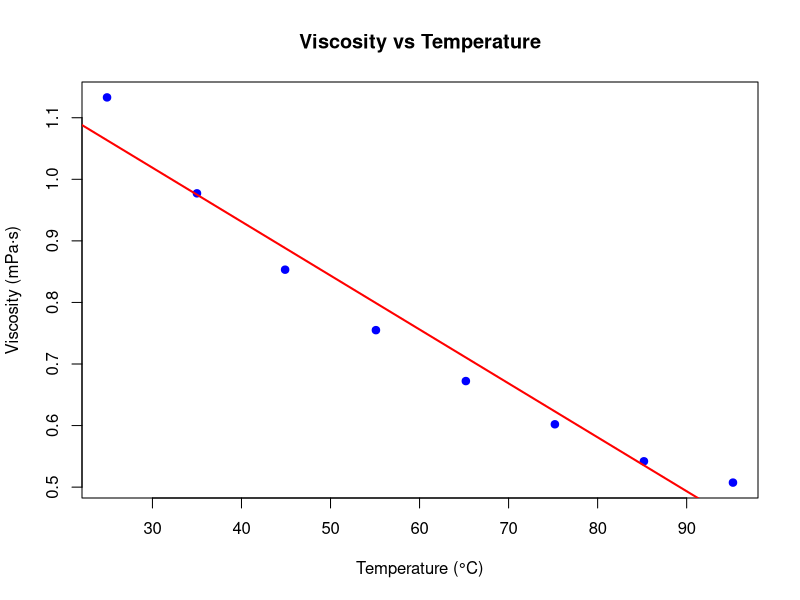
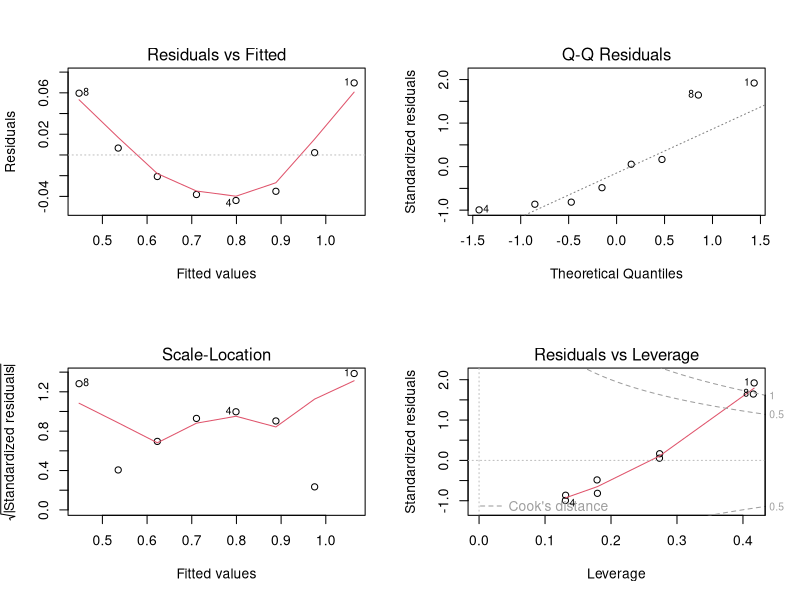
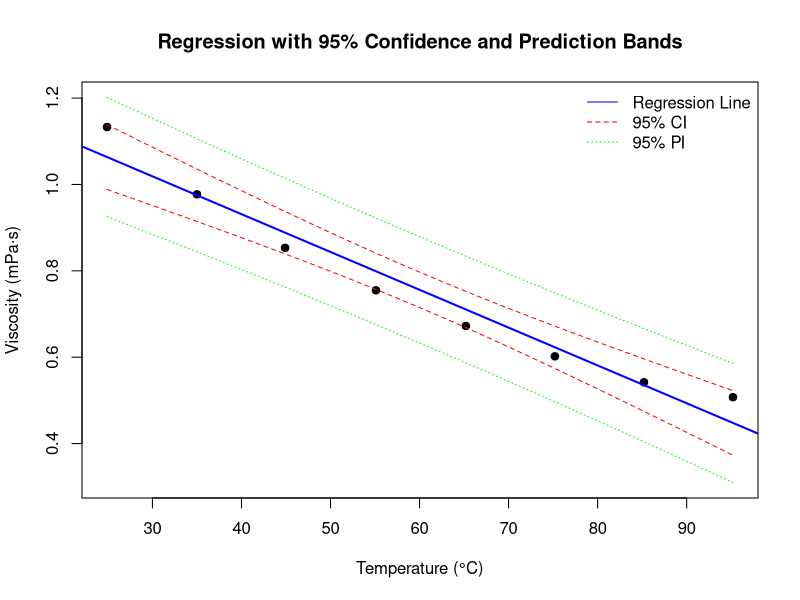

Reproduce these figures in R, in order.
# ===============================================================
# Byers & Williams (1987) - Temperature vs Viscosity
# ===============================================================

# set up the data
temperature <- c(24.9, 35.0, 44.9, 55.1, 65.2, 75.2, 85.2, 95.2)
viscosity <- c(1.1330, 0.9772, 0.8532, 0.7550, 0.6723, 0.6021, 0.5420, 0.5074)
data <- data.frame(temperature, viscosity)

# ===============================================================
# a. Fit the simple linear regression model (prediction equation)
# ===============================================================

visc.lm <- lm(viscosity ~ temperature, data = data)
summary(visc.lm)   # shows slope, intercept, R^2, p-values

# scatter plot with regression line
plot(viscosity ~ temperature, data = data, pch = 19, col = "blue",
     main = "Viscosity vs Temperature",
     xlab = "Temperature (°C)", ylab = "Viscosity (mPa·s)")
abline(visc.lm, col = "red", lwd = 2)

# ===============================================================
# b. Perform a complete analysis of the model
#    - check model significance, fit, and assumptions
# ===============================================================

anova(visc.lm)       # F-test for regression significance
rstudent(visc.lm)    # externally studentized residuals

# residual diagnostics plots
par(mfrow = c(2,2))
plot(visc.lm)         # residuals vs fitted, QQ plot, etc.
par(mfrow = c(1,1))

# correlation of residuals with fitted values
cor(resid(visc.lm), fitted(visc.lm))

# ===============================================================
# c. Calculate and plot the 95% confidence and prediction bands
# ===============================================================

# create smooth sequence of x-values
new_temp <- data.frame(temperature = seq(min(data$temperature), max(data$temperature), length.out = 100))

# predict mean (confidence) and new obs (prediction)
conf_band <- predict(visc.lm, newdata = new_temp, interval = "confidence", level = 0.95)
pred_band <- predict(visc.lm, newdata = new_temp, interval = "prediction", level = 0.95)

# plot with both bands
plot(data$temperature, data$viscosity, pch = 19,
     xlab = "Temperature (°C)", ylab = "Viscosity (mPa·s)",
     ylim = range(c(data$viscosity, pred_band)), # ensures full range visible
     main = "Regression with 95% Confidence and Prediction Bands")
abline(visc.lm, col = "blue", lwd = 2)

# add confidence band (red dashed)
lines(new_temp$temperature, conf_band[,2], col = "red", lty = 2)
lines(new_temp$temperature, conf_band[,3], col = "red", lty = 2)

# add prediction band (green dotted)
lines(new_temp$temperature, pred_band[,2], col = "green", lty = 3)
lines(new_temp$temperature, pred_band[,3], col = "green", lty = 3)

legend("topright", legend = c("Regression Line","95% CI","95% PI"),
       col = c("blue","red","green"), lty = c(1,2,3), bty = "n")

predict(visc.lm, newdata = data.frame(temperature = c(24.9, 35.0, 44.9, 55.1, 65.2, 75.2, 85.2, 95.2)),
        interval = "confidence")
predict(visc.lm, newdata = data.frame(temperature = c(24.9, 35.0, 44.9, 55.1, 65.2, 75.2, 85.2, 95.2)),
        interval = "prediction")
